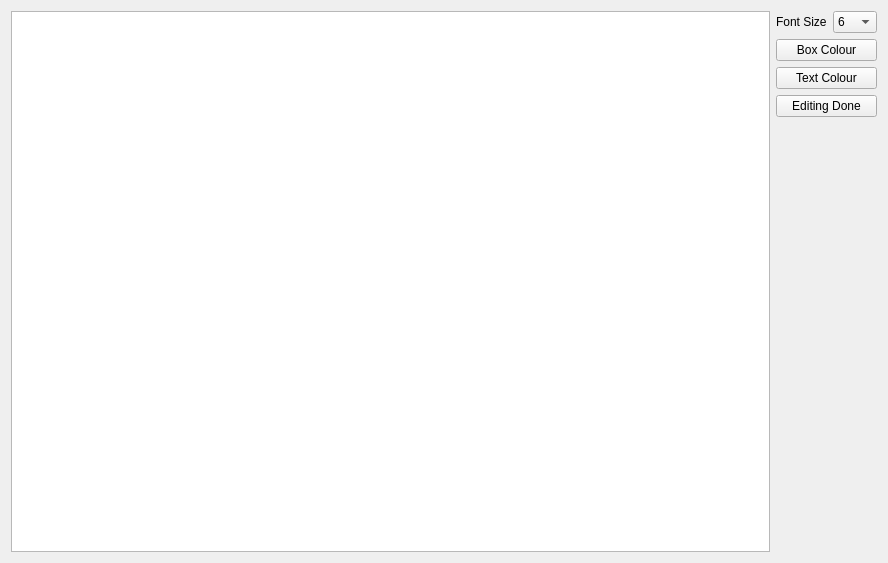
<?xml version="1.0" encoding="UTF-8"?>
<ui version="4.0">
 <class>Form</class>
 <widget class="QWidget" name="Form">
  <property name="geometry">
   <rect>
    <x>0</x>
    <y>0</y>
    <width>888</width>
    <height>563</height>
   </rect>
  </property>
  <property name="windowTitle">
   <string>Form</string>
  </property>
  <layout class="QGridLayout" name="gridLayout_2">
   <item row="0" column="2">
    <widget class="QComboBox" name="fontSizeCombo">
     <item>
      <property name="text">
       <string>6</string>
      </property>
     </item>
     <item>
      <property name="text">
       <string>7</string>
      </property>
     </item>
     <item>
      <property name="text">
       <string>8</string>
      </property>
     </item>
     <item>
      <property name="text">
       <string>9</string>
      </property>
     </item>
     <item>
      <property name="text">
       <string>10</string>
      </property>
     </item>
     <item>
      <property name="text">
       <string>12</string>
      </property>
     </item>
     <item>
      <property name="text">
       <string>15</string>
      </property>
     </item>
     <item>
      <property name="text">
       <string>18</string>
      </property>
     </item>
     <item>
      <property name="text">
       <string>24</string>
      </property>
     </item>
     <item>
      <property name="text">
       <string>48</string>
      </property>
     </item>
    </widget>
   </item>
   <item row="0" column="1">
    <widget class="QLabel" name="label">
     <property name="text">
      <string>Font Size</string>
     </property>
    </widget>
   </item>
   <item row="2" column="1" colspan="2">
    <widget class="QPushButton" name="textColourButton">
     <property name="text">
      <string>Text Colour</string>
     </property>
    </widget>
   </item>
   <item row="1" column="1" colspan="2">
    <widget class="QPushButton" name="boxColourButton">
     <property name="text">
      <string>Box Colour</string>
     </property>
    </widget>
   </item>
   <item row="0" column="0" rowspan="6">
    <widget class="QPlainTextEdit" name="text"/>
   </item>
   <item row="3" column="1" colspan="2">
    <widget class="QPushButton" name="editDone">
     <property name="text">
      <string>Editing Done</string>
     </property>
    </widget>
   </item>
  </layout>
 </widget>
 <resources/>
 <connections/>
</ui>
